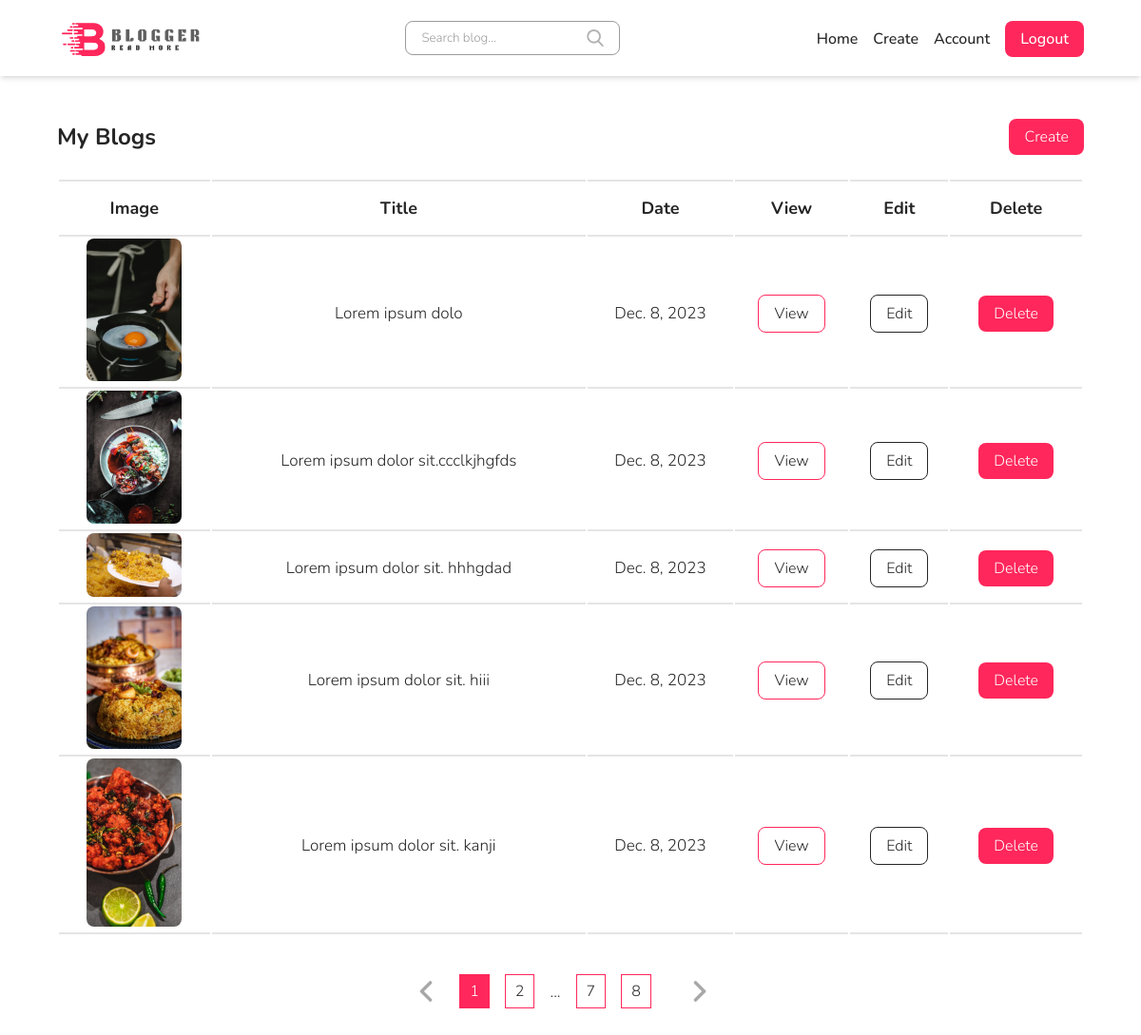
The app's page /account/ (signed in) with its own data.
### blo/models.py (models this page shows, shortened)
class Blog(models.Model):
    title = models.CharField(max_length=100)
    short_description =models.CharField(max_length=100)
    author =models.ForeignKey(Author, on_delete=models.CASCADE)
    date = models.DateField(auto_now=True)
    image = models.ImageField(upload_to="blog")
    description = models.TextField()
    categery = models.ForeignKey(Categery, on_delete=models.CASCADE)
    tags = models.ManyToManyField(Tag)
    class Meta:
        db_table = 'blo_blog'
        verbose_name = 'blog'
        verbose_name_plural = 'blog'
        ordering = ('-id',)

### blo/views.py (the view)
# urls.py: path("account/",views.account, name="account"),
@login_required(login_url='/login')
def account(request):
    user = request.user
    author = Author.objects.get(user=user)
    blogs = Blog.objects.filter(author = author)
    context={
       "title":"Blog",
       "blogs":blogs
    }
    return render(request, "account.html",context=context)

### templates/account.html
{% extends 'base/base.html' %} {% block container %} {% load static %}
    {% include 'include/header.html' %}
    <section id="blog-list">
        <section class="wrapper">
            <div class="top">
                <h1>My Blogs</h1>
                <a href="#">Create</a>
            </div>
            <table>
                <thead>
                    <tr>
                        <th>Image</th>
                        <th>Title</th>
                        <th>Date</th>
                        <th>View</th>
                        <th>Edit</th>
                        <th>Delete</th>
                    </tr>
                </thead>
                <tbody>
                    {% for blog in blogs %}
                    <tr>
                        <td>
                            <img src="{{blog.image.url}}" alt="blog">
                        </td>
                        <td>{{blog.title}}</td>
                        <td>{{blog.date}}</td>
                        <td>
                            <a href="#" class="view">View</a>
                        </td>
                        <td>
                            <a href="{% url 'blo:blog_edit' id=blog.id %}" class="edit">Edit</a>
                        </td>
                        <td>
                            <a href="{% url 'blo:blog_del' id=blog.id %}" class="delete">Delete</a>
                        </td>
                    </tr>
                    {% endfor %}
                </tbody>
            </table>
            <div class="bottom">
                <div class="pagination">
                    <a href="#" class="prev">
                        <img src="{% static 'images/left-arrow.png' %}" alt="prev">
                    </a>
                    <a href="#" class="active">1</a>
                    <a href="#">2</a>
                    <span>...</span>
                    <a href="#">7</a>
                    <a href="#">8</a>
                    <a href="#" class="next">
                        <img src="{% static 'images/right-arrow.png' %}" alt="next">
                    </a>
                </div>
            </div>
        </section>
    </section>
 {% endblock %}

### static/css/style.css (style rules this page uses)
* { margin: 0; padding: 0; border: 0; vertical-align: baseline; background: transparent; font-weight: normal; text-decoration: none; outline: none; -webkit-box-sizing: border-box; -moz-box-sizing: border-box; box-sizing: border-box; --red: #FF275B; --gray: #606060; --white: #FFFFFF; --dark: #252525; }
body { font-family: "Nunito", Arial, Helvetica, sans-serif; font-size: 17px; color: var(--dark); overflow-x: hidden; min-width: 320px; font-weight: 500; }
a { color: var(--dark); }
.wrapper { width: 90%; margin: 0 auto; }
::placeholder { color: #9B9B9B; opacity: 1; }
div.pagination { margin-top: 40px; display: flex; justify-content: center; align-items: center; }
div.pagination a.prev { width: 22px; margin-right: 24px; border: none; padding: 0; }
div.pagination a.prev img { width: 100%; display: block; }
div.pagination a { margin-right: 16px; border: 1px solid var(--red); padding: 6px 10px; font-size: 16px; }
div.pagination span { margin-right: 16px; }
div.pagination a.active { color: var(--white); background-color: var(--red); }
div.pagination a.next { width: 22px; margin-left: 24px; border: none; padding: 0; }
div.pagination a.next img { width: 100%; display: block; }
#blog-list { padding: 45px 0; }
#blog-list div.top { margin-bottom: 24px; display: flex; justify-content: space-between; align-items: center; }
#blog-list div.top h1 { font-size: 24px; font-weight: 700; }
#blog-list div.top a { padding: 8px 16px; color: var(--white); background-color: var(--red); border-radius: 8px; font-size: 16px; font-weight: 500; }
#blog-list table { width: 100%; text-align: center; margin-top: 24px; }
#blog-list table thead tr { padding: 8px; }
#blog-list table thead th { font-size: 18px; font-weight: 700; border-bottom: 2px solid #e6e4e4; border-top: 2px solid #e6e4e4; padding: 16px; }
#blog-list table tbody td { border-bottom: 2px solid #e6e4e4; vertical-align: middle; }
#blog-list table tbody td img { width: 100px; border-radius: 8px; }
#blog-list table tbody td a.view { padding: 8px 16px; border: 1px solid var(--red); border-radius: 8px; font-size: 16px; font-weight: 500; }
#blog-list table tbody td a.edit { padding: 8px 16px; border: 1px solid var(--dark); border-radius: 8px; font-size: 16px; font-weight: 500; }
#blog-list table tbody td a.delete { padding: 8px 16px; color: var(--white); background-color: var(--red); border-radius: 8px; font-size: 16px; font-weight: 500; }

### records on screen
Blog: image (picture), title "Lorem ipsum dolo", date "Dec. 8, 2023"
Blog: image (picture), title "Lorem ipsum dolor sit.ccclkjhgfds", date "Dec. 8, 2023"
Blog: image (picture), title "Lorem ipsum dolor sit. hhhgdad", date "Dec. 8, 2023"
Blog: image (picture), title "Lorem ipsum dolor sit. hiii", date "Dec. 8, 2023"
Blog: image (picture), title "Lorem ipsum dolor sit. kanji", date "Dec. 8, 2023"
